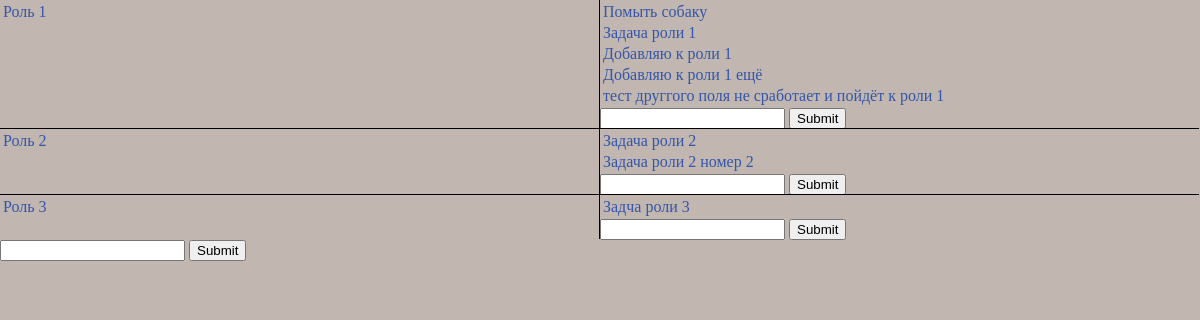
The app's page /WeekScheduler/, older data.
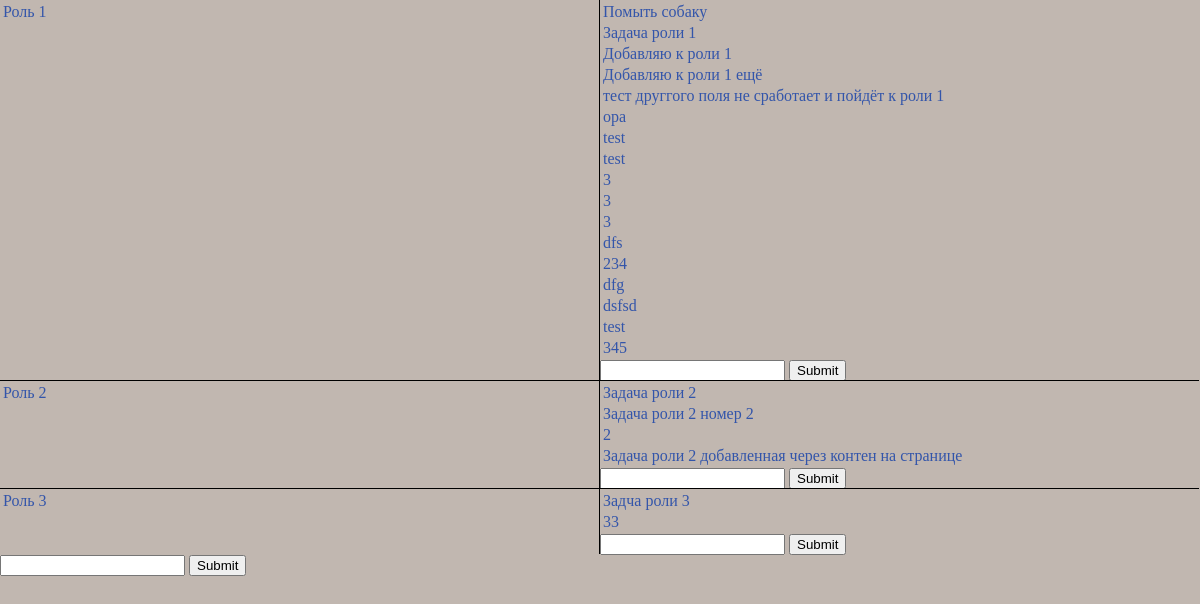
The same page, newer data.
### WeekScheduler/models.py (models this page shows, shortened)
class Role(models.Model):
    role_name = models.CharField(max_length=100)

class Goal(models.Model):
    goal_text = models.CharField(max_length=300)
    color = models.IntegerField(default=0xc1b7b0)
    week_num = models.IntegerField(default=0) # 0 - 6 Monday-Sunday
    day_num = models.IntegerField(default=0)
    number_in_day = models.IntegerField(default=0)
    role_id = models.ForeignKey(Role, on_delete=models.SET_NULL, null=True)
    time = models.TimeField(auto_now=False, auto_now_add=False, null=True, blank=True)

### WeekScheduler/views.py (the view)
# urls.py: path("", views.role_and_goal, name="role_and_goal"),
def role_and_goal(request):
    roles_list = Role.objects.all()
    goals_list = Goal.objects.all()
    forms = []
    for role in roles_list:
        print(type(int(role.pk)))
        forms.append(Goal_form(initial={'role': int(role.pk)}))
    role_form = Role_form()
    context = {
        "roles_list": roles_list,
        "goals_list": goals_list,
        "goles_form_list": zip(roles_list, forms),
        "role_forms": role_form
    }
    return render(request, "WeekScheduler/roles_and_goals.html", context)

### WeekScheduler/forms.py
class Role_form(forms.Form):
    def __init__(self, *args, **kwargs):
        super(Role_form, self).__init__(*args, **kwargs)
    role_name = forms.CharField(label='', max_length=100)

### WeekScheduler/templates/WeekScheduler/roles_and_goals.html (shortened to what this page needs)
<!DOCTYPE html>
<html>
<body>
  <div class="container">
    <div class = "table">
      {% for role, role_form in goles_form_list%}
      <div class="row">
        <div class ="column left">
            <p>{{role.role_name}}</p>
        </div>
        <div class = "column right">
          {% for goal in goals_list %}
            {% if goal.role_id.id == role.id %}
              <p><span>{{goal.goal_text}}</span></p>
            {% endif %}
          {% endfor %}
          <form action="handle_goal_add" method="post">
            {{role_form.goal_text}}
            <input type="submit" value="Submit">
          </form>
        </div>
      </div>
      {% endfor %}
      <form action="handle_new_role" method="post">
        {{role_forms.role_name}}
        <input type="submit" value="Submit">
      </form>
    </div>
  </div>
</body>
</html>

Row changes from the older to the newer data that the page shows:
added Goal: goal_text "opa", shown under Role "Роль 1"
added Goal: goal_text "test", shown under Role "Роль 1"
added Goal: goal_text "test", shown under Role "Роль 1"
added Goal: goal_text "3", shown under Role "Роль 1"
added Goal: goal_text "3", shown under Role "Роль 1"
added Goal: goal_text "3", shown under Role "Роль 1"
added Goal: goal_text "dfs", shown under Role "Роль 1"
added Goal: goal_text "234", shown under Role "Роль 1"
added Goal: goal_text "dfg", shown under Role "Роль 1"
added Goal: goal_text "dsfsd", shown under Role "Роль 1"
added Goal: goal_text "test", shown under Role "Роль 1"
added Goal: goal_text "345", shown under Role "Роль 1"
added Goal: goal_text "2", shown under Role "Роль 2"
added Goal: goal_text "Задача роли 2 добавленная через контен на странице", shown under Role "Роль 2"
added Goal: goal_text "33", shown under Role "Роль 3"
